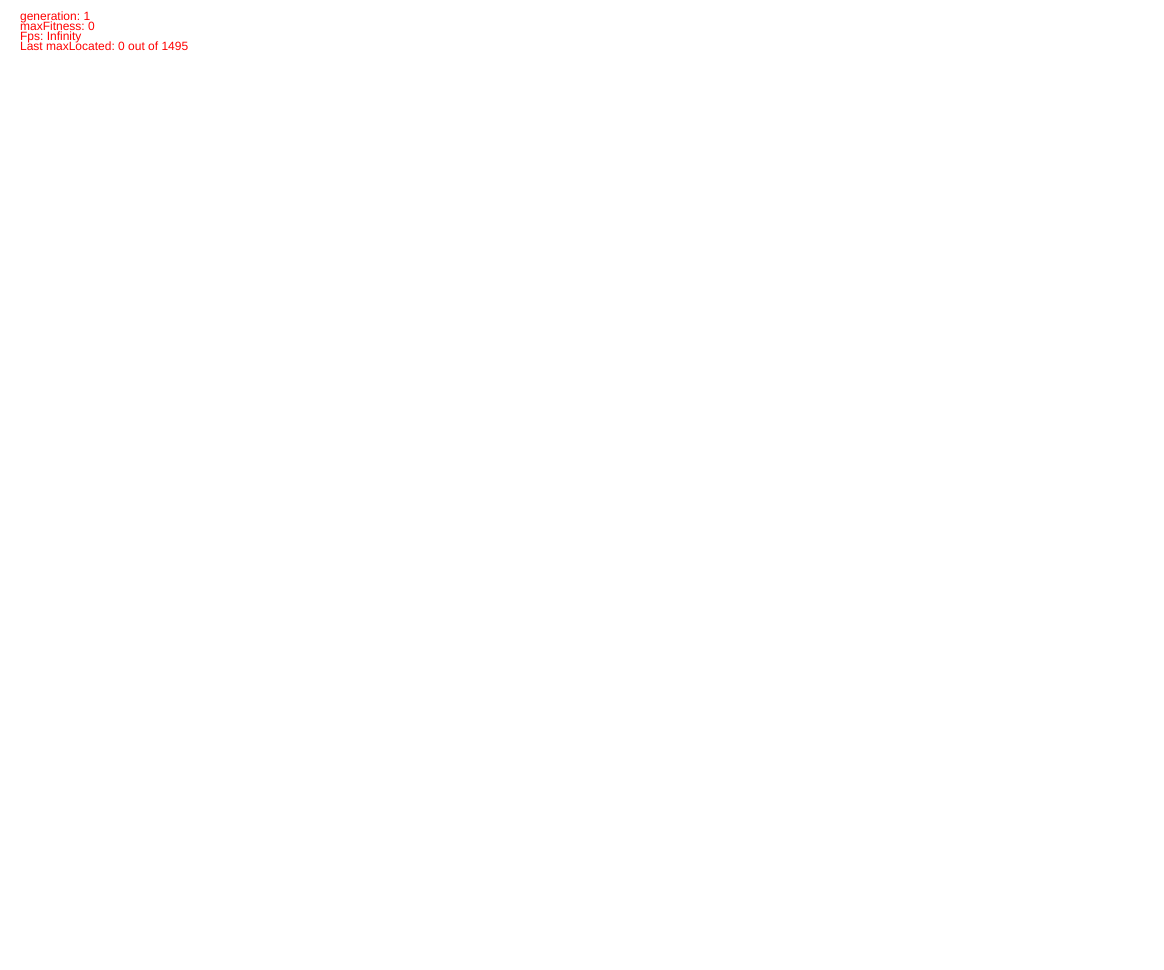
Frame 1 (no input)
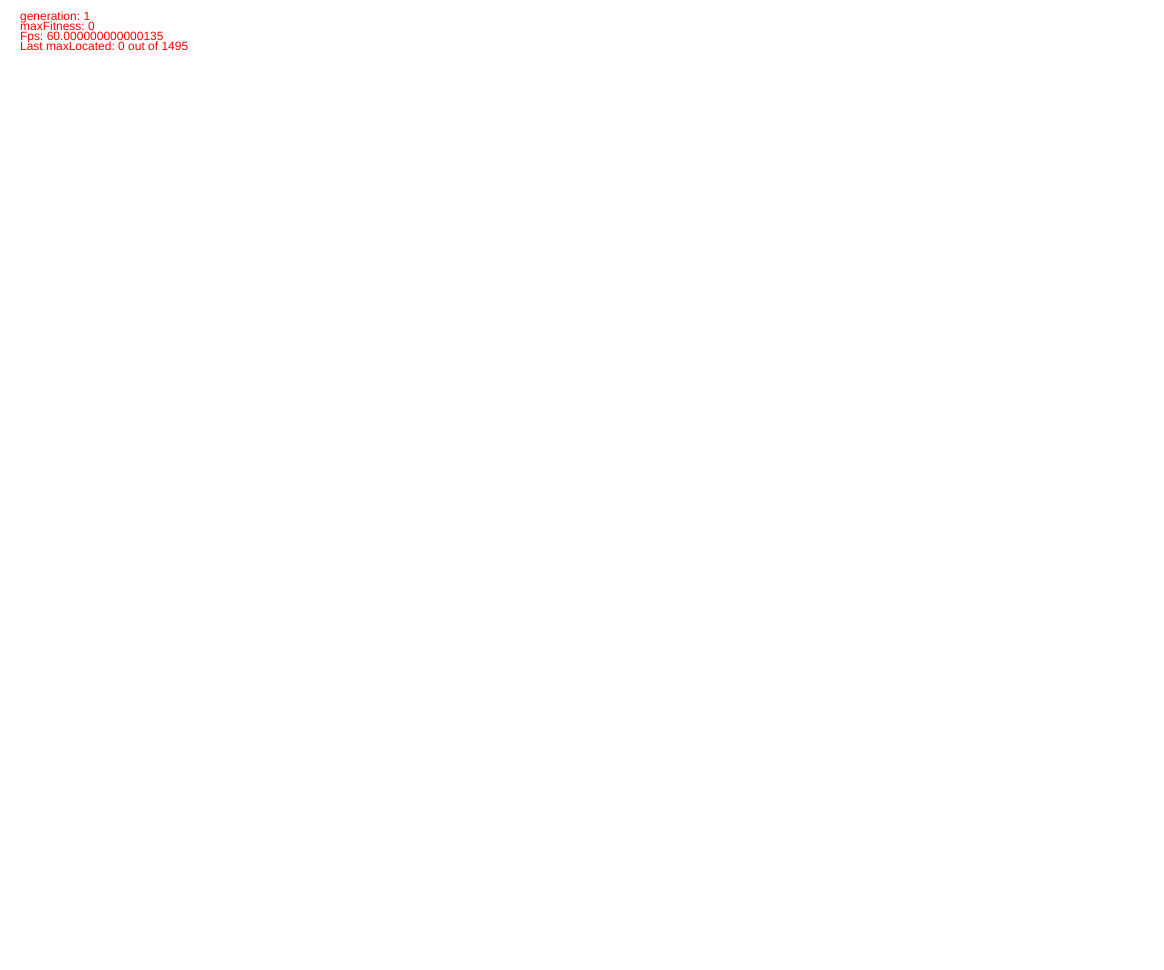
Frame 60 (no input)
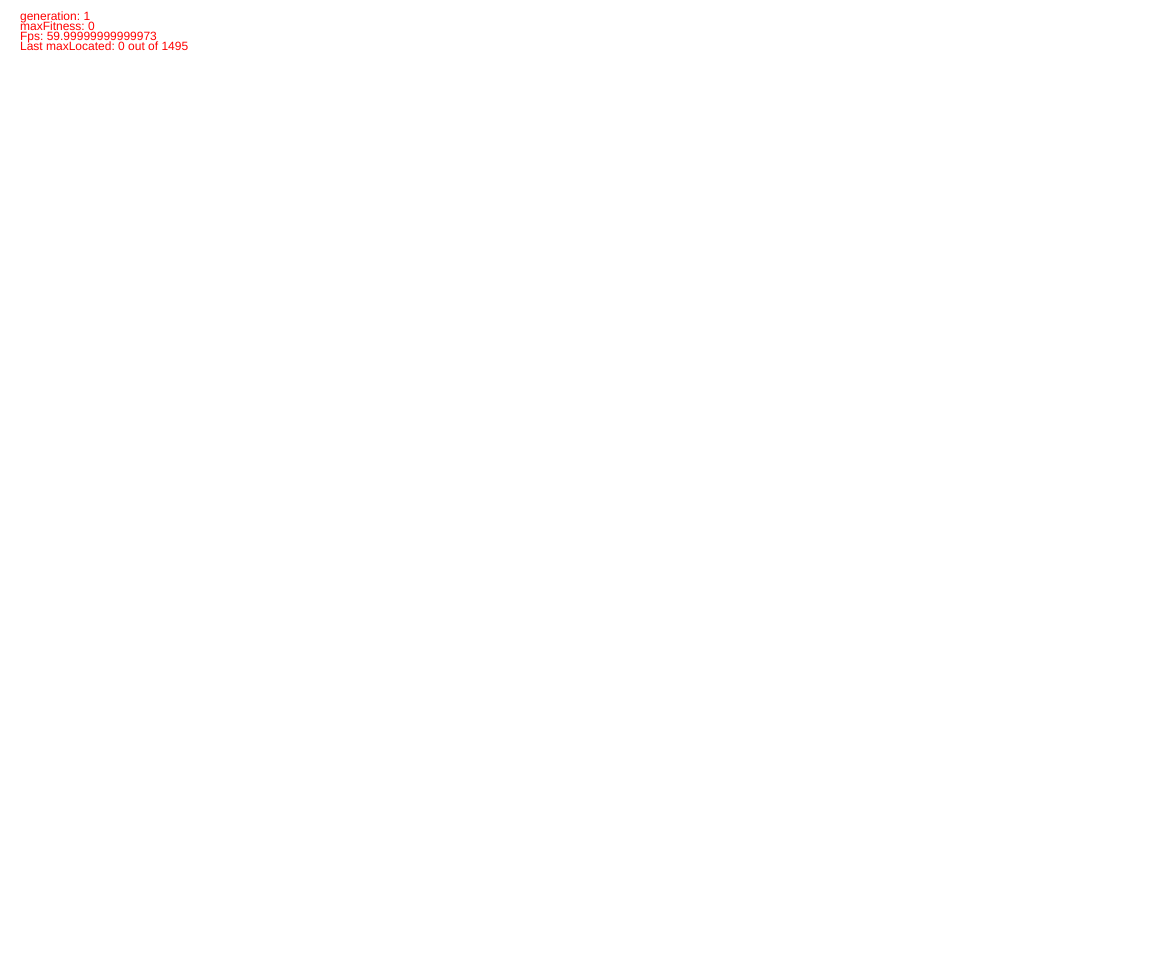
Frame 120 (the mouse pressed at the canvas centre since frame 60)

The p5.js sketch that drew these frames (run headless with seeded random() and noise() and a simulated clock; from frame 60 on, the mouse is pressed at the canvas centre):

// p5.js sketch
// ── sketch.js
let start = false;
let buildings;
let test;
let fr = 500;
let brainLength = 100
let factor = 0.97
let fit = 100000
let maxLocated = 0
let ghosts = true
let maxVelocity = 20


let distancesMatrix
let passengerMatrix
let totalPassengers
let avenidesCount
let linesCount
let starto = true
//Funcion para cargar informacion previamente
function setup() {
  createCanvas(windowWidth*factor, windowHeight*factor);
  frameRate(fr);
  test = new Population(20,8)
  distancesMatrix = test.distancesMatrix
  passengerMatrix = test.passengerMatrix
  totalPassengers = test.totalPassengers
}
//Funcion para dibujar los componentes
function draw() {
  background(255);
  fill(255, 0, 0);
  if(start){


  //Condicional para realizar las actualizaciones correspondientes
    for (let i = 0; i < 10; i++) {
    // Se selecciona 
    test.printData()
    test.naturalSelection();
    // Mutamos los hijos
    test.mutateBabies();
    // Reestablecemos de la posicion de los fantasmas
    maxLocated = test.maxLocated
    start = false
    }

  }
  // test.update();
  // test.show();
  text("generation: " + test.gen, 20, 20);
  text("Last maxLocated: " + maxLocated + " out of " + totalPassengers, 20, 50);
  text("maxFitness: " + test.minStep, 20, 30);
  text("Fps: " + frameRate(), 20, 40);
}

//Funcion para dar click al mouse
function mouseClicked() {
//   test.minStep = 0;
  start =true;
}
// ── Line.js
class Line {

    // NEW 
    fitness = 0;    //El fitness del line
    isBest = false; //Variable para saber si el line es el mejor de la generacion
    dead = false;   //Variable para saber si el line esta terminado o no
    pathArray = []
    distance = 0
    passengers = 0

    //Constructor
    constructor(pathArray) {
        this.pathArray = pathArray
    }

    //Funcion para dibujar los lines
    show() {
      
    }

    //Funcion de movimiento del line
    move() {
        
    }

    //Funcion para actualizar. Si el line esta muerto, no se movera
    update() {
        this.move()
    }

    //Funcion que retorna un line hijo con la informacion del padre
    returnBaby() {
        let baby = new Line();
        baby.pathArray = [...this.pathArray]
        return baby;
    }
    mutate() {
        let mutationRate = 0.1
        for (let i = 0; i < this.pathArray.length; i++) {
            if(Math.random()< mutationRate){
                let aux = this.pathArray[i]
                let newPos = Math.floor(Math.random() * 8)
                this.pathArray[i] = this.pathArray[newPos]
                this.pathArray[newPos] = aux
            }
        }
        this.pathArray
    }
    calcFitness(){
        let fitnessMul = 1.0
        let knownCities = []
        this.distance = 0
        this.passengers = 0
        for (let i = 0; i < distancesMatrix.length-1; i++) {
            if(knownCities.includes(this.pathArray[i])){
                fitnessMul = fitnessMul * 0.65
            }
            else 
                knownCities.push(this.pathArray[i])
            this.distance += distancesMatrix[this.pathArray[i]][this.pathArray[i+1]]
            this.passengers += passengerMatrix[this.pathArray[i]][this.pathArray[i+1]]
        }
        this.fitness = (this.passengers/this.distance    * this.passengers/totalPassengers * 1000) * fitnessMul
    }
}
// ── Population.js
class Population {
    lines; //Arreglo de lineas
    buildings; //Arreglo de obstaculos
    fitnessSum; //La suma total del fitness
    gen = 1; //El gen en el que nos encontramos actualmente
    bestLine = 0; //El mejor line de la anterior simulacion
    foods = 0; //La cantidad de comida que se colocara en el mapa
    minStep = 0; //
    ghosts; //Arreglo de fantasmas
    ghostV = 1; //Velocidad maxima de los fantasmas
    maxLocated = 0;

    distancesMatrix 
    passengerMatrix
    totalPassengers
    distanceLength

    constructor(size, distanceLength) {
        this.lines = new Array(size); //Arreglo de lineas
        console.log(width, height)
        this.distanceLength = distanceLength

        this.distancesMatrix = this.setupDistancesMatrix()
        this.passengerMatrix = this.setupPassengerMatrix()
        this.totalPassengers = this.setupPassengerTotal(this.passengerMatrix)
        for (let i = 0; i < this.lines.length; i++) {
            let arr = [];
            while(arr.length < 8){
                var r = Math.floor(Math.random() * 8);
                if(arr.indexOf(r) === -1) arr.push(r);
            }
            //TODO AGREGAR RANDOM SAMPLE DE 0 A AVENIDESCOUNT
            this.lines[i] = new Line(arr);
            arr = undefined
        }
        console.log(this.lines)
       
    }

    setupDistancesMatrix() {
        let array = new Array(this.distanceLength)
        for (let i = 0; i < array.length; i++) {
            array[i] = new Array(this.distanceLength)
            for (let j = 0; j < array[i].length; j++) {
                if(i == j) array[i][j] = 0
                else array[i][j] = Math.floor(Math.random() * 201);  
            }
        }
        let distancesMatrix = [
            [0, 101, 42, 76, 24, 38, 89, 110],
            [101, 0, 107, 39, 77, 69, 92, 33],
            [42, 107, 0, 72, 52, 38, 97, 116],
            [76, 39, 72, 0, 86, 38, 131, 44],
            [24, 77, 52, 86, 0, 48, 65, 86],
            [38, 69, 38, 38, 48, 0, 93, 78],
            [89, 92, 97, 131, 65, 93, 0, 125],
            [110, 33, 116, 44, 86, 78, 125, 0]
        ]
        console.log(array,distancesMatrix)
        return array
    }
    setupPassengerMatrix() {
        let array = new Array(this.distanceLength)
        for (let i = 0; i < array.length; i++) {
            array[i] = new Array(this.distanceLength)
            for (let j = 0; j < array[i].length; j++) {
                array[i][j] = Math.floor(Math.random() * 51);  
            }
        }
        let passengerMatrix = [
            [0, 9, 6, 10, 4, 54, 21, 51],
            [28, 0, 16, 44, 4, 41, 4, 24],
            [26, 51, 0, 50, 14, 56, 16, 1],
            [39, 14, 12, 0, 25, 40, 52, 8],
            [19, 55, 60, 42, 0, 37, 32, 37],
            [6, 10, 59, 36, 60, 0, 18, 10],
            [35, 37, 25, 5, 32, 9, 0, 3],
            [43, 4, 27, 17, 6, 42, 9, 0]
        ]
        console.log(array,passengerMatrix)
        return passengerMatrix
    }
    setupPassengerTotal(passengerMatrix){
        let total = 0 
        for (let i = 0; i < passengerMatrix.length; i++) {
            for (let j = 0; j < passengerMatrix.length; j++) {
                total+= passengerMatrix[i][j]
            }
        }
        console.log('Total de pasajeros', total)
        return total
    }

    //Funcion con la cual se dibuja el escenario
    show() {
        //Se dibujan los lines
        for (let i = 1; i < this.lines.length; i++) {
            this.lines[i].show();
        }
        this.lines[0].show();
    }

    //Funcion de update en la cual se actualizan los lines y los fantasmas
    update() {
        for (let i = 0; i < this.lines.length; i++) {
            this.lines[i].update();
        }
    }

    //Funcion con la cual se comprueba si todos los lines ya han muerto
    allLinesDead() {
        // for (let i = 0; i < this.lines.length; i++) {
        //     if (!this.lines[i].dead)
        //         return false;
        // }
        return true;

    }

    //Funcion en la cual se realiza la seleccion para futuras generaciones 
    //basandonos en los resultados de la anteiror simulacion
    naturalSelection() {
        try {
             //Generamos un arreglo de nuevos lines
        let newLines = new Array(this.lines.length);
        //Calculamos el fitness total
        this.calculateFitnessSum();
        //Seteamos el mejor line de la generacion
        this.setBestLine();
        //Colocamos el mejor line de la generacion en el nuevo arreglo
        newLines[0] = this.lines[this.bestLine].returnBaby();
        newLines[0].isBest = true;
        //Para cada line, vemos que padre es seleccionado 
        let corte = Math.floor(Math.random() * this.distancesMatrix.length*0.3)
    
        for (let i = 1; i < newLines.length; i++) {
            let parent = this.selectParent().returnBaby();
            // let aux2 = parent.pathArray.slice(corte,parent.pathArray.length)
            // let corte_aux = this.lines[i].returnBaby().pathArray.slice(0,corte)
            // let suma2 = corte_aux.concat(aux2)
            let suma2 = parent.pathArray
            newLines[i] = new Line(suma2); //El padre retorna un line hijo con su herencia
        }
        //Reemplazamos los antiguos lines con los nuevos
        this.lines = [].concat(newLines)
        //console.log(this.lines.length)
        //Pasamos a la siguiente generacion
        this.gen++;
        } catch (error) {
            console.log('error',error)
        }
       
    }

    //Calcular la suma total del fitness
    calculateFitnessSum() {
        this.fitnessSum = 0;
        for (let i = 0; i < this.lines.length; i++) {
            this.lines[i].calcFitness()
            this.fitnessSum += this.lines[i].fitness;
        }
    }

    printData(){

            console.log(this.lines)
        
    
    }

    //Funcion para calcular mediante probabilidad si un line debe tener hijos
    selectParent() {
        let rand = Math.random() * this.fitnessSum //Se genera un numero random que tiene como tope el total de fitess
        let runningSum = 0;
        for (let i = 0; i < this.lines.length; i++) {
            runningSum += this.lines[i].fitness;
            if (runningSum > rand) { //Si la suma es mayor al numero aleatorio, se selecciona el line como padre
                return this.lines[i];
            }
        }
        return null;
    }

    //Funcion para cambiar el arreglo de movimientos de un line hijo aleatoriamente
    mutateBabies() {
        for (let i = 1; i < this.lines.length; i++) {
            this.lines[i].mutate();
        }
    }

    //Funcion para seleccionar el mejor line de la generacion
    setBestLine() {
        let max = 0;
        let maxIndex = 0;
        for (let i = 0; i < this.lines.length; i++) {
            if (this.lines[i].fitness > max) {
                max = this.lines[i].fitness;
                maxIndex = i;
            }
        }
        //Se asigna a la variable global el index donde esta el mejor line
        this.bestLine = maxIndex;
        //Se asigna a la variable global el fitness del mejor line
        this.minStep = this.lines[this.bestLine].fitness;
        //Se asigna a la variable global el maximo de comida recolectada por el line
        this.maxLocated = this.lines[this.bestLine].passengers;
    }

}
